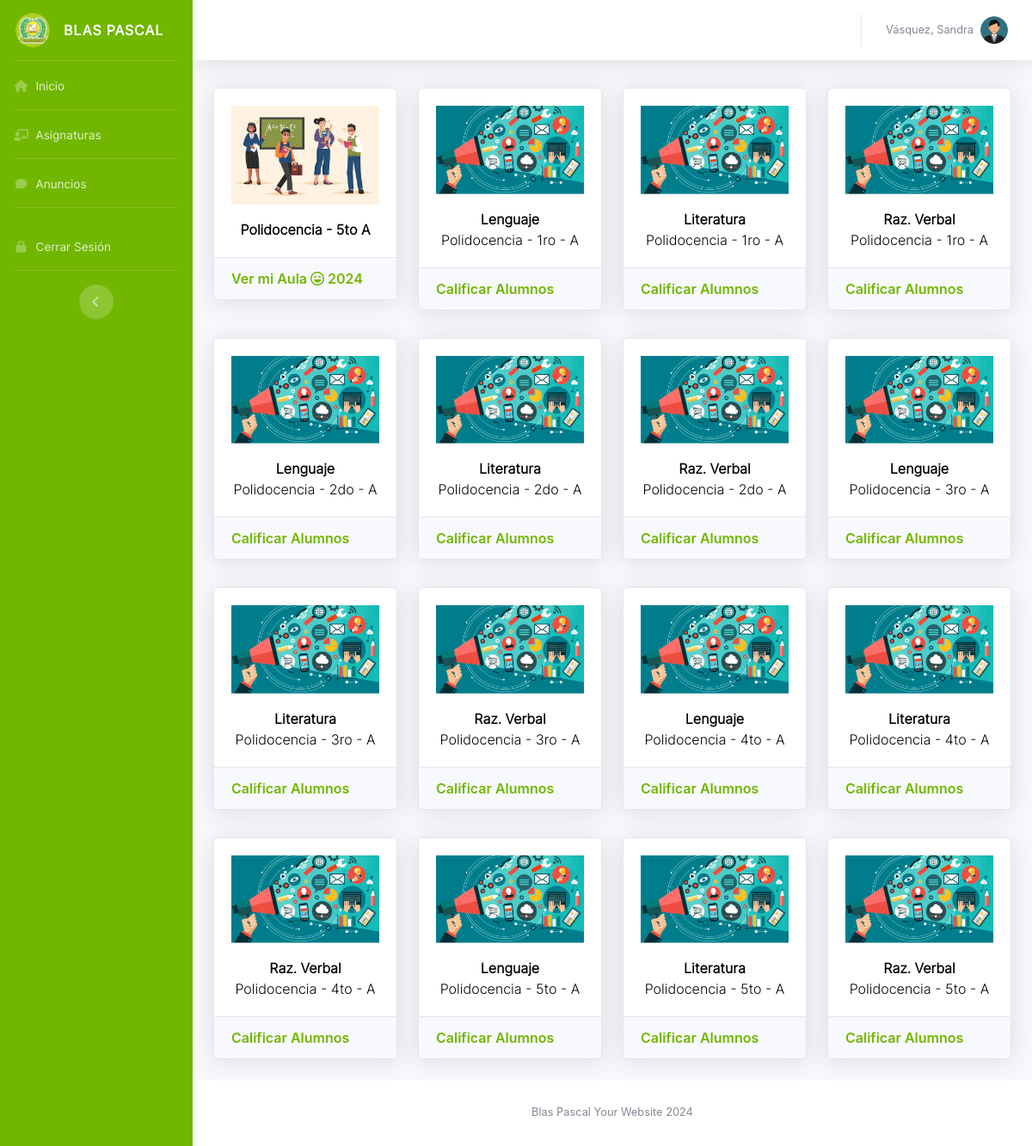
Screenshot of /VistaDocente/tblAsignaturas.php (signed in) with the database file from the repository.
### tables this page shows
CREATE TABLE `aulas` (
  `idaula` int(11) NOT NULL,
  `grado` int(11) NOT NULL,
  `seccion` varchar(10) NOT NULL,
  `aforo` int(11) NOT NULL,
  `yearacad` int(11) NOT NULL,
  `tutor` int(11) NOT NULL
);

CREATE TABLE `niveles` (
  `idniv` int(11) NOT NULL,
  `nombre` varchar(15) NOT NULL
);

CREATE TABLE `grados` (
  `idgrado` int(11) NOT NULL,
  `nivel` int(11) NOT NULL,
  `nombre` varchar(20) NOT NULL
);

CREATE TABLE `asignar_docente_asignatura` (
  `idreldoc` int(11) NOT NULL,
  `docente` int(11) NOT NULL,
  `asignatura` int(11) NOT NULL
);

CREATE TABLE `asignaturas` (
  `idasig` int(11) NOT NULL,
  `areacurricular` int(11) NOT NULL,
  `nombre` varchar(50) NOT NULL,
  `estado` varchar(15) NOT NULL
);

### VistaDocente/tblAsignaturas.php (the view, shortened to what this page needs)
<?php
include('../Includes/HeaderDoc.php');
?>
<div class="container-fluid">
    <div class="row">
        <?php
        $current_year = date('Y');
        $queryaula = mysqli_query($conexion, "SELECT au.idaula, n.nombre AS nivel,
        g.nombre AS grado, au.seccion, CONCAT(d.apellidos, ' ', d.nombres) AS tutor, au.yearacad
        FROM aulas au
        INNER JOIN docentes d ON au.tutor = d.iddoc
        INNER JOIN grados g ON au.grado = g.idgrado
        INNER JOIN niveles n ON g.nivel = n.idniv
        WHERE au.tutor = '$id_user' AND au.yearacad = '$current_year'");
        while($data = mysqli_fetch_assoc($queryaula)) { ?>
        <div class="col-sm-6 col-xl-3 mt-2">
            <div class="card shadow mb-4">
                <div class="card-body d-flex flex-column align-items-center">
                    <img class="img-fluid" src="../Imagenes/tutoria.jpg" alt="Card image cap"/>
                    <p style="text-align: center; color: black; margin-top: 17px; margin-bottom: 0%; font-weight: 800;">
                        <?php echo $data['nivel'] . ' - ' . $data['grado'] . ' ' . $data['seccion'];?>
                    </p>
                </div>
                <div class="card-footer">
                    <a href="Tutoria.php?idaula=<?php echo $data['idaula'];?>" class="card-link link-success" style="color: #71B600; font-weight: 600;">
                        Ver mi Aula <i class="fa-regular fa-face-laugh-beam"></i> <?php echo $data['yearacad'];?>
                    </a>
                </div>
            </div>
        </div>
        <?php } ?>
        <?php
        $query = mysqli_query($conexion, "SELECT reldoc.idreldoc, d.nombres AS docente,
        relgrado.idrelgrado, reldoc.idreldoc, au.idaula, au.seccion, asig.idasig, asig.nombre AS asignatura,
        n.nombre AS nivel, g.nombre AS grado
        FROM asignar_docente_asignatura reldoc
        INNER JOIN docentes d ON reldoc.docente = d.iddoc
        INNER JOIN asignar_grado_asignatura relgrado ON reldoc.asignatura = relgrado.idrelgrado
        INNER JOIN asignaturas asig ON relgrado.asignatura = asig.idasig
        INNER JOIN aulas au ON relgrado.aula = au.idaula
        INNER JOIN grados g ON au.grado = g.idgrado
        INNER JOIN niveles n ON g.nivel = n.idniv WHERE reldoc.docente = '$id_user'");
        while($row = mysqli_fetch_assoc($query)) { ?>
        <div class="col-sm-6 col-xl-3 mt-2">
            <div class="card shadow mb-4">
                <div class="card-body d-flex flex-column align-items-center">
                    <img class="img-fluid" src="../Imagenes/curso.png" alt="Card image cap"/>
                    <p style="text-align: center; color: black; margin-top: 17px; margin-bottom: 0%; font-weight: 800;">
                        <?php echo $row['asignatura']; ?>
                    </p>
                    <p style="text-align: center; color: black; margin-top: 0%; margin-bottom: 0%;">
                        <?php echo $row['nivel'] . ' - ' . $row['grado'] . ' - ' . $row['seccion'];?>
                    </p>
                </div>
                <div class="card-footer">
                    <a href="tblAlumnos.php?idasig=<?php echo $row['idasig']; ?>&idaula=<?php echo $row['idaula']; ?>" class="card-link link-success" style="color: #71B600; font-weight: 600;">
                        Calificar Alumnos
                    </a>
                </div>
            </div>
        </div>
        <?php } ?>
    </div>
</div>
<?php
include_once "../Includes/FooterDoc.php";
?>

### Styles/modules.css (style rules this page uses)
.card-body { font-family: interlight; }

### rows the page displays
aulas: niveles.nombre "Polidocencia", grado.nombre "5to", seccion "A", yearacad "2024"
asignar_docente_asignatura: asignaturas.nombre "Lenguaje", niveles.nombre "Polidocencia", grados.nombre "1ro", aulas.seccion "A"
asignar_docente_asignatura: asignaturas.nombre "Literatura", niveles.nombre "Polidocencia", grados.nombre "1ro", aulas.seccion "A"
asignar_docente_asignatura: asignaturas.nombre "Raz. Verbal", niveles.nombre "Polidocencia", grados.nombre "1ro", aulas.seccion "A"
asignar_docente_asignatura: asignaturas.nombre "Lenguaje", niveles.nombre "Polidocencia", grados.nombre "2do", aulas.seccion "A"
asignar_docente_asignatura: asignaturas.nombre "Literatura", niveles.nombre "Polidocencia", grados.nombre "2do", aulas.seccion "A"
asignar_docente_asignatura: asignaturas.nombre "Raz. Verbal", niveles.nombre "Polidocencia", grados.nombre "2do", aulas.seccion "A"
asignar_docente_asignatura: asignaturas.nombre "Lenguaje", niveles.nombre "Polidocencia", grados.nombre "3ro", aulas.seccion "A"
asignar_docente_asignatura: asignaturas.nombre "Literatura", niveles.nombre "Polidocencia", grados.nombre "3ro", aulas.seccion "A"
asignar_docente_asignatura: asignaturas.nombre "Raz. Verbal", niveles.nombre "Polidocencia", grados.nombre "3ro", aulas.seccion "A"
asignar_docente_asignatura: asignaturas.nombre "Lenguaje", niveles.nombre "Polidocencia", grados.nombre "4to", aulas.seccion "A"
asignar_docente_asignatura: asignaturas.nombre "Literatura", niveles.nombre "Polidocencia", grados.nombre "4to", aulas.seccion "A"
asignar_docente_asignatura: asignaturas.nombre "Raz. Verbal", niveles.nombre "Polidocencia", grados.nombre "4to", aulas.seccion "A"
asignar_docente_asignatura: asignaturas.nombre "Lenguaje", niveles.nombre "Polidocencia", grados.nombre "5to", aulas.seccion "A"
asignar_docente_asignatura: asignaturas.nombre "Literatura", niveles.nombre "Polidocencia", grados.nombre "5to", aulas.seccion "A"
asignar_docente_asignatura: asignaturas.nombre "Raz. Verbal", niveles.nombre "Polidocencia", grados.nombre "5to", aulas.seccion "A"

### other values shown
$_SESSION["apellidos"] "Vásquez"
$_SESSION["nombres"] "Sandra"
